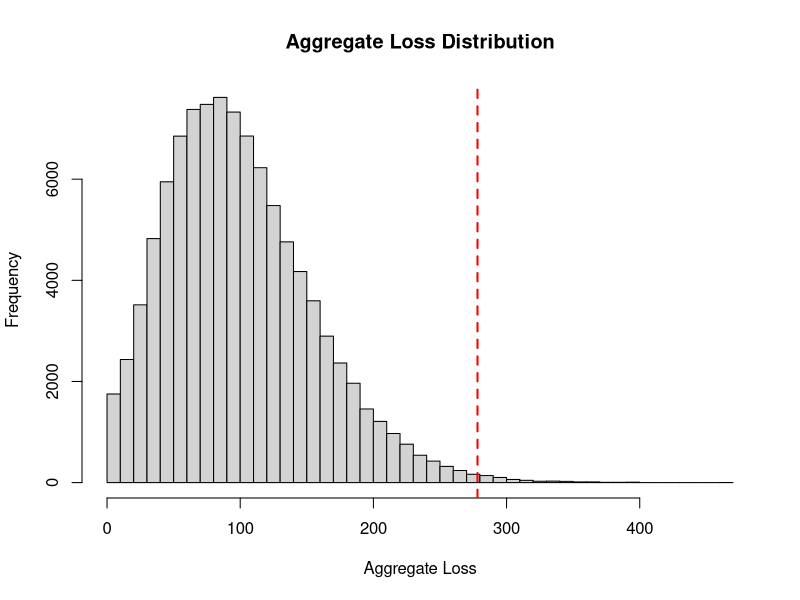

This chart was generated by the following R code:
###############################################################################
## Poisson–Gamma aggregate loss: Monte Carlo + analytic comparison
###############################################################################
rm(list = ls())


###############################################################################
# Input parameters (EDIT IN EXAM) 
###############################################################################
set.seed(123)        # Change to whatever he specifies
M      <- 100000     # Number of simulations, change to whatever he specifies
lambda <- 5          # Poisson parameter for claim count N
alpha  <- 2          # Gamma shape
beta   <- 0.1        # Gamma rate (mean severity = alpha / beta)


###############################################################################
# Monte Carlo simulation 
###############################################################################
# Simulate all claim counts at once
N <- rpois(M, lambda = lambda)

# Preallocate aggregate losses
S <- numeric(M)

# Simple robust loop.
for (m in seq_len(M)) {
  n_claims <- N[m]
  if (n_claims > 0) {
    S[m] <- sum(rgamma(n_claims, shape = alpha, rate = beta))
  } else {
    S[m] <- 0
  }
}


###############################################################################
# Empirical (non-parametric) stats 
###############################################################################
mean_S   <- mean(S)
sd_S     <- sd(S)
median_S <- median(S)
skew_S   <- mean((S - mean_S)^3) / (sd_S^3)   # population style skewness estimate
# This is completely acceptable and commonly used because:
# M is large (100 000), so the bias correction is negligible
# the purpose is descriptive, not classical inference
# the distribution is highly skewed anyway, so the choice of estimator does not affect interpretation
# If I need sample skewness specifically (doubtful), use:
skew_sample <- sum((S - mean_S)^3) / ((M - 1) * sd_S^3) * (M / (M - 2))


quant_S <- quantile(
  S,
  probs = c(0.5, 0.75, 0.9, 0.95, 0.99, 0.995),
  names = TRUE
)
VaR_995_mc <- as.numeric(quant_S["99.5%"]) # MC 99.5% VaR

## Tail Value-at-Risk / Expected Shortfall at 99.5%
TVaR_995 <- mean(S[S > VaR_995_mc]) # E[S | S > VaR_995_mc], CHECK IF HE WANTS >= or >!!!

## Exceedance probability for a given capital level K
K <- VaR_995_mc   # replace by any specified capital level in the exam, he will specify what to use. 
p_exceed <- mean(S > K)  # P(S > K) estimated from simulations, CHECK IF HE WANTS >= or >!!!


###############################################################################
# Analytic (parametric) moments
###############################################################################
# For X ~ Gamma(alpha, beta) (rate parametrisation):
# E[X] = alpha / beta
# Var(X) = alpha / beta^2
EX   <- alpha / beta
VarX <- alpha / (beta^2)

# For S = sum_{i=1}^N X_i, with N ~ Poisson(lambda):
# E[S] = lambda * E[X]
# Var(S) = lambda * (Var(X) + (E[X])^2)
ES          <- lambda * EX
VarS        <- lambda * (VarX + EX^2)
sd_S_theory <- sqrt(VarS)

## Normal-Approximation 99.5% VaR (parametric approximation)
q995_norm <- ES + qnorm(0.995) * sd_S_theory

# Monte Carlo Error for the Mean (Simulation Uncertainty)
se_mean_S <- sd_S / sqrt(M)


###############################################################################
# Summary Table of all Statistics
###############################################################################
results <- data.frame(
  Metric = c(
    "E[S] (MC)",                   # Monte Carlo estimate of expected aggregate loss
    "E[S] (analytic)",             # Closed-form theoretical mean of Poisson-Gamma aggregate loss
    "SD(S) (MC)",                  # Monte Carlo estimate of the standard deviation (volatility) of aggregate loss
    "SD(S) (analytic)",            # Closed-form theoretical standard deviation of aggregate loss 
    "Skewness (MC)",               # Empirical measure of tail-heaviness/asymmetry of the aggregate loss distribution
    "Median (MC)",                 # Empirical 50th percentile of aggregate losses 
    "VaR_99.5 (MC)",               # Monte Carlo 99.5% Value-at-Risk (high-quantile capital requirement)
    "TVaR_99.5 (MC)",              # Monte Carlo 99.5% Tail Value-at-Risk / Expected Shortfall
    "P(S > K) (MC)",               # Monte Carlo exceedance probability for capital level K
    "VaR_99.5 (Normal approx)",    # Parametric 99.5% VaR using a normal approximation to S
    "SE of E[S] (MC)"              # Monte Carlo standard error of the mean
  ),
  Value = c(
    mean_S,
    ES,
    sd_S,
    sd_S_theory,
    skew_S,
    median_S,
    VaR_995_mc,
    TVaR_995,
    p_exceed,
    q995_norm,
    se_mean_S
  )
)

print(results, digits = 4)


# Histogram with a line at 99.5% VaR.
hist(S, breaks = 50, main = "Aggregate Loss Distribution",
     xlab = "Aggregate Loss", col = "lightgrey", border = "black")
abline(v = quant_S["99.5%"], col = "red", lwd = 2, lty = 2) # Vertical line at 99.5th quantile.


###############################################################################
# INTERPRETATION GUIDE FOR ALL METRICS
###############################################################################
# Mean:
# - Mean >> Median → heavy right tail; rare large losses inflate the average.
# - Mean ≈ Median → distribution roughly symmetric.
# - Mean << Median → left-skew (rare in insurance).

# Median:
# - Median << Mean → extreme losses dominate; typical year far below the mean.
# - Median >> Mean → left-skew; unusual for aggregate losses.
# - Median ≈ Mean → low skewness.

# Standard deviation (σ):
# - σ large => high volatility; large year-to-year uncertainty.
# - σ small => stable portfolio; outcomes cluster tightly.
# - σ > mean => variability dominates expected loss.

# Skewness:
# - Skewness >> 0 => long right tail; severe losses possible.
# - Skewness ≈ 0 => distribution roughly symmetric.
# - Skewness < 0 => left-tail heavy (rare for claim totals).

# VaR 99.5%:
# - VaR >> mean => extreme-loss capital far above expected loss.
# - VaR close to TVaR => moderate tail.
# - VaR far below TVaR => very heavy tail.

# TVaR 99.5%:
# - TVaR >> VaR => extreme tail severe; losses above VaR very large.
# - TVaR slightly above VaR => tail moderately heavy.

# Exceedance probability P(S > K):
# - High P(S > K) => capital K insufficient; high insolvency risk.
# - Low P(S > K) => strong capital buffer.
# - For K = VaR_99.5, P(S > K) ≈ 0.005 => simulation consistent.

# Normal-approx VaR:
# - Normal VaR << MC VaR => normality underestimates tail risk.
# - Normal VaR ≈ MC VaR => tail light or symmetric.

# Monte Carlo SE of mean:
# - SE large => simulation mean unstable; need larger M.
# - SE small => strong precision in mean estimate.
# - SE ∝ 1/sqrt(M) => doubling M reduces SE by ~30%.

